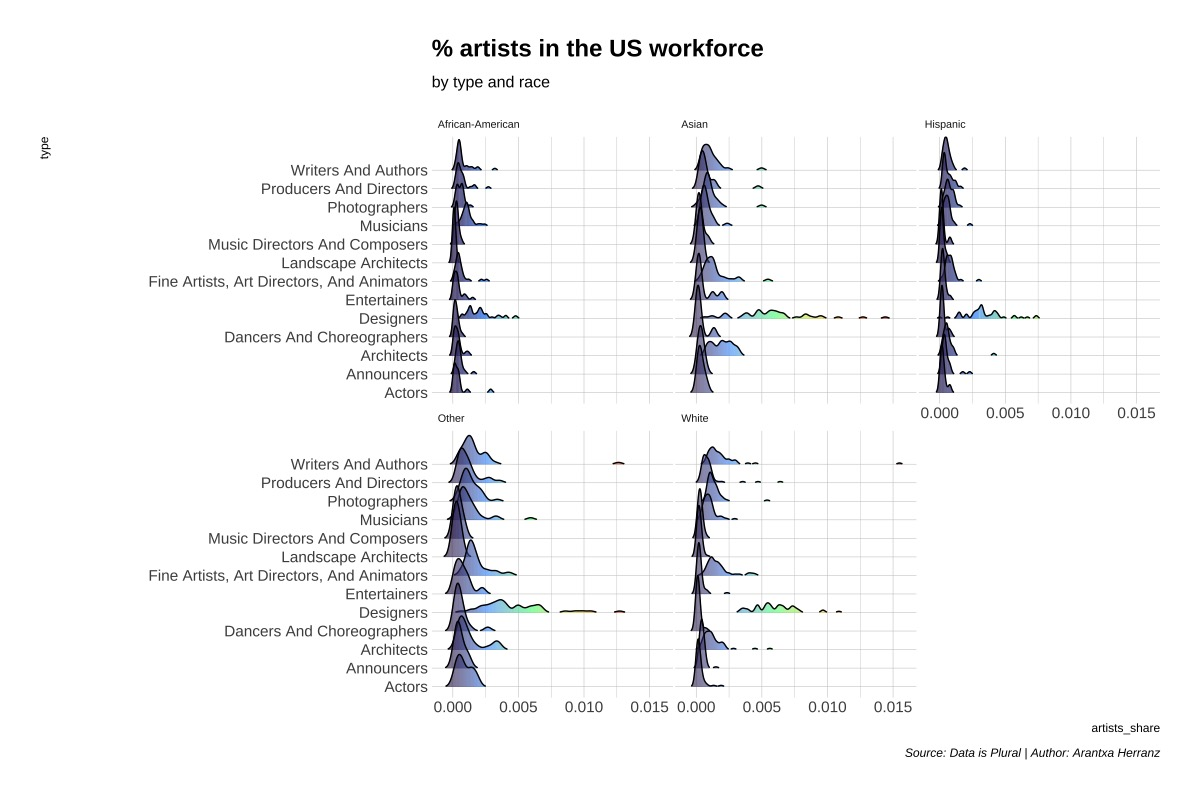

Write the R code that produced this figure.
# Get the Data

# Read in with tidytuesdayR package 
# Install from CRAN via: install.packages("tidytuesdayR")
# This loads the readme and all the datasets for the week of interest

# Either ISO-8601 date or year/week works!

tuesdata <- tidytuesdayR::tt_load('2022-09-27')
tuesdata <- tidytuesdayR::tt_load(2022, week = 39)

artists <- tuesdata$artists

# Or read in the data manually

artists <- readr::read_csv('https://raw.githubusercontent.com/rfordatascience/tidytuesday/master/data/2022/2022-09-27/artists.csv')

View(artists)
unique(artists$race)
unique(artists$type)

library(ggplot2)
library(ggridges)
library(viridis)
library(hrbrthemes)
library(showtext)
font_add_google(name = "Gochi Hand", family = "Arvos")
showtext_auto()

ggplot(artists, aes(x = artists_share, y = type, fill = ..x..))+
  geom_density_ridges_gradient(scale =3,rel_min_height = 0.01) +
  scale_fill_viridis_c(option = "H" , alpha = 0.3) +
  labs(title = '% artists in the US workforce',
       subtitle = "by type and race",
       caption = "Source: Data is Plural | Author: Arantxa Herranz") +
  theme_ipsum() +
  theme(text = element_text(family = "Gochi Hand"),
    legend.position="none",
    panel.spacing = unit(0.1, "lines"),
    strip.text.x = element_text(size = 8)
  ) +
  facet_wrap(~race)

ggsave("artists.png")

library(dplyr)
race <- artists %>% group_by(race)%>%
  summarise(total = sum(artists_n, na.rm = TRUE))

type <- artists %>% group_by(type) %>%
  summarise(total = sum(artists_n, na.rm = TRUE))

state <- artists %>% group_by(state)%>%
  summarise(total = sum(artists_n, na.rm = TRUE))

state <- as_tibble(state)

ggplot(state, aes(state))+
  geom_bar()
